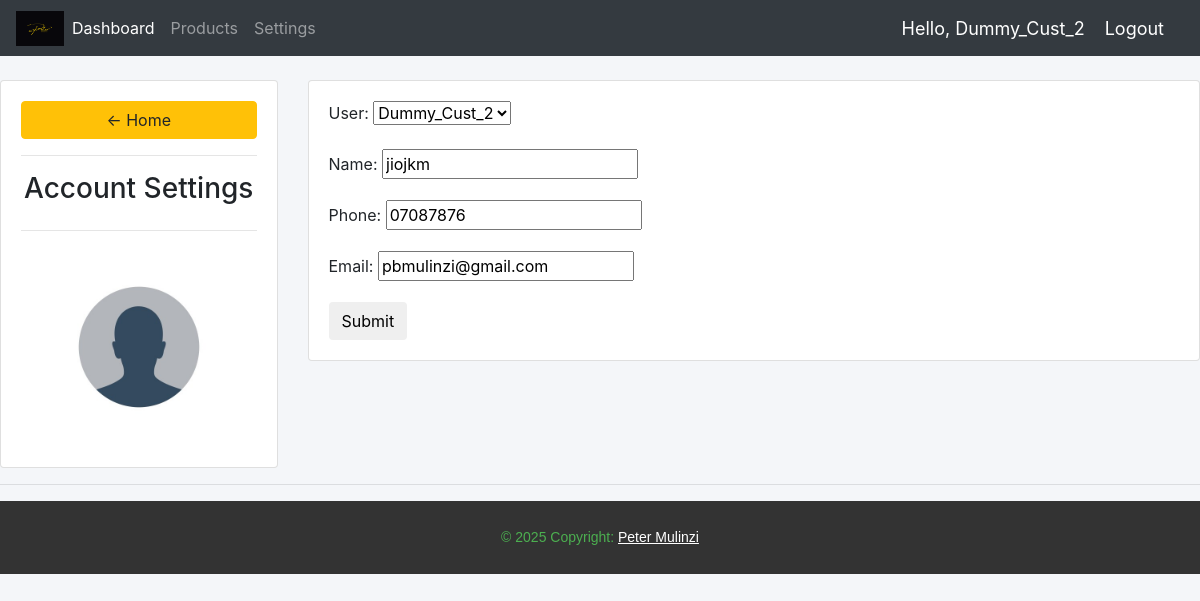
The app's page /accountSettings/ (signed in), older data.
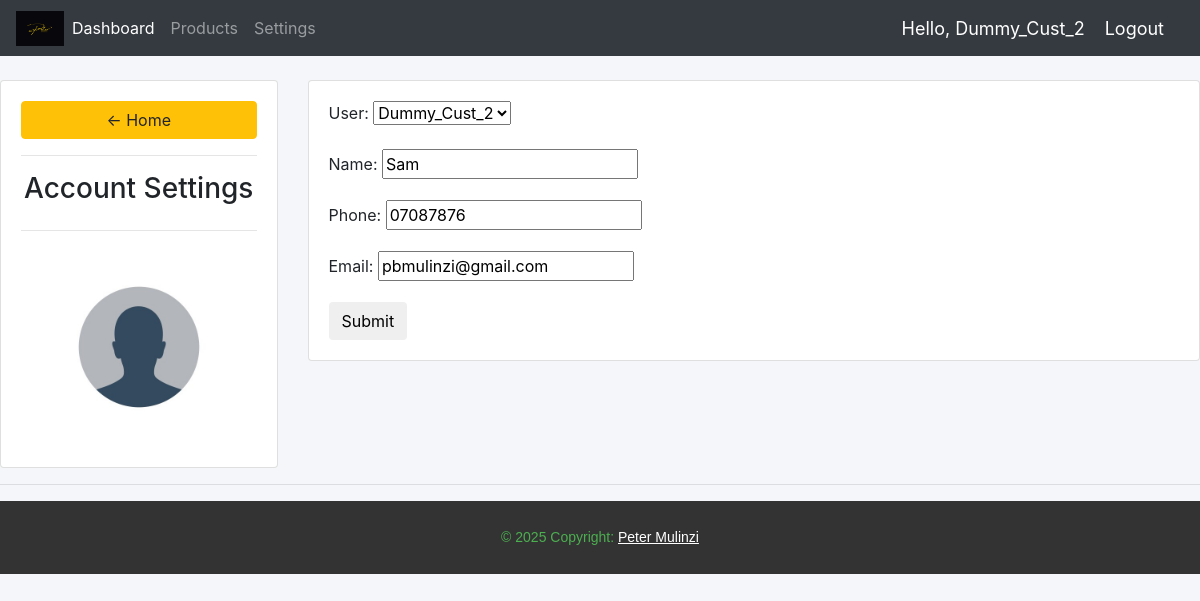
The same page, newer data.
### Jah_Accounts/models.py (models this page shows, shortened)
class Customer(models.Model):
    user = models.OneToOneField(User, null=True, blank=True, on_delete=models.CASCADE)
    name = models.CharField(max_length=200, null=True, blank=True)
    phone = models.CharField(max_length=200, null=True, blank=True)
    email = models.CharField(max_length=200, null=True, blank=True)
    profile_picture = models.ImageField(null=True, default='avi.jpg', blank=True)
    date_created = models.DateTimeField(auto_now_add=True, null=True, blank=True)

### Jah_Accounts/decorators.py (the view)
        def wrapper_func(request, *args, **kwargs):
            if request.user.groups.exists():
                user_groups = request.user.groups.values_list('name', flat = True)
                if any(group in allowed_roles for group in user_groups):
                    return view_func(request, *args, **kwargs)
            return HttpResponse('You are not allowed to view this page.')

### Jah_Accounts/forms.py
class AccountCustomerForm(ModelForm):
    class Meta:
        model = Customer
        fields = ['user', 'name', 'phone', 'email']

### Jah_Accounts/views.py (called while the page is built)
@login_required(login_url='login')
@allowed_users(allowed_roles=['customer', 'admin'])
def accountSettings(request):
    customer = request.user.customer
    form = AccountCustomerForm(instance=customer)
    if request.method == 'POST':
        form = AccountCustomerForm(request.POST, request.FILES, instance=customer)
        if form.is_valid():
            form.save()
            messages.success(request, 'Account settings updated successfully!')
            return redirect('accountSettings')
    context = {'form': form}
    return render(request, 'Jah_Accounts/account_settings.html', context)

### Jah_Accounts/templates/Jah_Accounts/account_settings.html (shortened to what this page needs)
{% extends 'Jah_Accounts/main.html' %}
{% load static %}
{% block content %}
<br>
<div class="row">
    <div class="col-md-3">
        <div class="card card-body">
            <a class="btn btn-warning" href="{% url 'home' %}">&#8592; Home</a>
            <hr>
            <h3 style="text-align: center;">Account Settings</h3>
            <hr>
            <img class="profile-pic" src="{{request.user.customer.profile_picture.url}}" alt="">
        </div>
    </div>
    <div class="col-md-9">
        <div class="card card-body">
            <form method="POST" action="" enctype="multipart/form-data">
                {{form.as_p}}
                <input class="btn btn-primry" type="submit" name="Update information">
            </form>
        </div>
    </div>
</div>
{% endblock %}

Row changes from the older to the newer data that the page shows:
changed Customer "Dummy_Cust_2": name "jiojkm" → "Sam"
